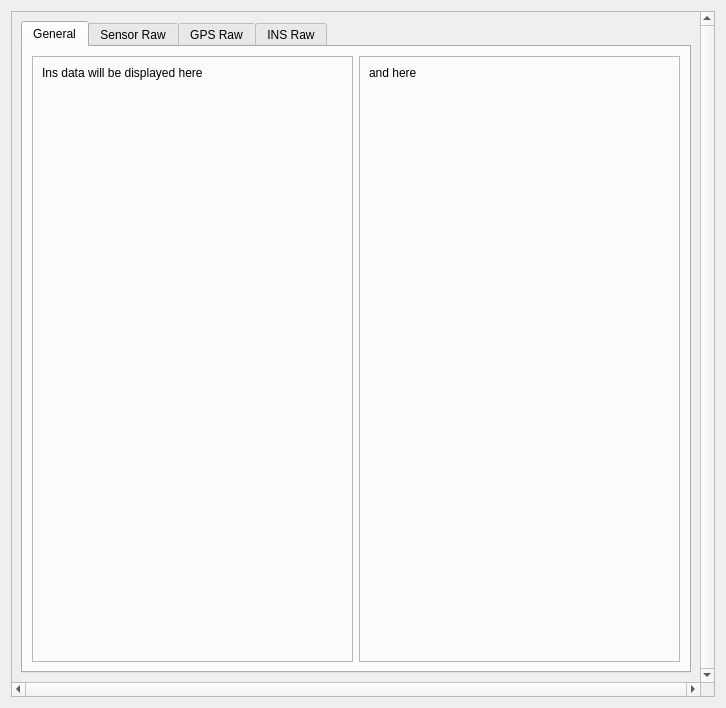
<?xml version="1.0" encoding="UTF-8"?>
<ui version="4.0">
 <class>Form</class>
 <widget class="QWidget" name="Form">
  <property name="geometry">
   <rect>
    <x>0</x>
    <y>0</y>
    <width>726</width>
    <height>708</height>
   </rect>
  </property>
  <property name="windowTitle">
   <string>Time and Ins Data</string>
  </property>
  <layout class="QHBoxLayout" name="horizontalLayout">
   <item>
    <widget class="QScrollArea" name="ins_scrollArea">
     <property name="layoutDirection">
      <enum>Qt::LeftToRight</enum>
     </property>
     <property name="verticalScrollBarPolicy">
      <enum>Qt::ScrollBarAlwaysOn</enum>
     </property>
     <property name="horizontalScrollBarPolicy">
      <enum>Qt::ScrollBarAlwaysOn</enum>
     </property>
     <property name="sizeAdjustPolicy">
      <enum>QAbstractScrollArea::AdjustToContents</enum>
     </property>
     <property name="widgetResizable">
      <bool>true</bool>
     </property>
     <widget class="QWidget" name="scrollAreaWidgetContents">
      <property name="geometry">
       <rect>
        <x>0</x>
        <y>0</y>
        <width>692</width>
        <height>674</height>
       </rect>
      </property>
      <layout class="QGridLayout" name="gridLayout_2">
       <item row="0" column="0">
        <widget class="QTabWidget" name="tabWidget">
         <property name="currentIndex">
          <number>0</number>
         </property>
         <widget class="QWidget" name="tab">
          <attribute name="title">
           <string>General</string>
          </attribute>
          <layout class="QHBoxLayout" name="horizontalLayout_2">
           <item>
            <widget class="QFrame" name="frame">
             <property name="frameShape">
              <enum>QFrame::StyledPanel</enum>
             </property>
             <property name="frameShadow">
              <enum>QFrame::Raised</enum>
             </property>
             <layout class="QVBoxLayout" name="verticalLayout_2">
              <item>
               <widget class="QLabel" name="message">
                <property name="toolTipDuration">
                 <number>-1</number>
                </property>
                <property name="layoutDirection">
                 <enum>Qt::LeftToRight</enum>
                </property>
                <property name="text">
                 <string>Ins data will be displayed here</string>
                </property>
                <property name="scaledContents">
                 <bool>true</bool>
                </property>
                <property name="alignment">
                 <set>Qt::AlignLeading|Qt::AlignLeft|Qt::AlignTop</set>
                </property>
               </widget>
              </item>
             </layout>
            </widget>
           </item>
           <item>
            <widget class="QFrame" name="frame_2">
             <property name="frameShape">
              <enum>QFrame::StyledPanel</enum>
             </property>
             <property name="frameShadow">
              <enum>QFrame::Raised</enum>
             </property>
             <layout class="QVBoxLayout" name="verticalLayout_3">
              <item>
               <widget class="QLabel" name="message2">
                <property name="text">
                 <string>and here</string>
                </property>
                <property name="alignment">
                 <set>Qt::AlignLeading|Qt::AlignLeft|Qt::AlignTop</set>
                </property>
               </widget>
              </item>
             </layout>
            </widget>
           </item>
          </layout>
         </widget>
         <widget class="QWidget" name="tab_2">
          <attribute name="title">
           <string>Sensor Raw</string>
          </attribute>
          <layout class="QVBoxLayout" name="verticalLayout">
           <item>
            <widget class="QLabel" name="sensor_label">
             <property name="text">
              <string>ins sensor - raw topic</string>
             </property>
             <property name="alignment">
              <set>Qt::AlignLeading|Qt::AlignLeft|Qt::AlignTop</set>
             </property>
            </widget>
           </item>
          </layout>
         </widget>
         <widget class="QWidget" name="tab_3">
          <attribute name="title">
           <string>GPS Raw</string>
          </attribute>
          <layout class="QVBoxLayout" name="verticalLayout_4">
           <item>
            <widget class="QLabel" name="gps_label">
             <property name="text">
              <string>ins gps - raw topic</string>
             </property>
             <property name="alignment">
              <set>Qt::AlignLeading|Qt::AlignLeft|Qt::AlignTop</set>
             </property>
            </widget>
           </item>
          </layout>
         </widget>
         <widget class="QWidget" name="tab_4">
          <attribute name="title">
           <string>INS Raw</string>
          </attribute>
          <layout class="QVBoxLayout" name="verticalLayout_5">
           <item>
            <widget class="QLabel" name="ins_label">
             <property name="text">
              <string>ins ins - raw topic</string>
             </property>
             <property name="alignment">
              <set>Qt::AlignLeading|Qt::AlignLeft|Qt::AlignTop</set>
             </property>
            </widget>
           </item>
          </layout>
         </widget>
        </widget>
       </item>
      </layout>
     </widget>
    </widget>
   </item>
  </layout>
 </widget>
 <resources/>
 <connections/>
</ui>
